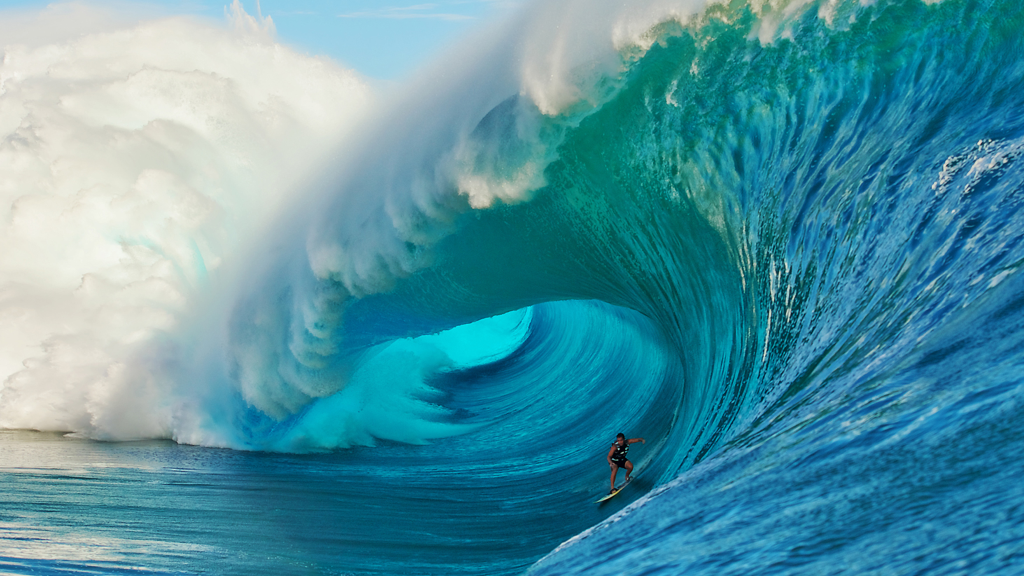
#> input picture tutorials/6.5_splitting_and_merging_channels/waves.jpg, 2048 x 1152 px (shown at 1/2 size)
$ python split_and_merge.py --image waves.jpg
#> lines starting #> are read from the running program, lines starting #| are printed output that depends on the picture
import cv2
import numpy as np
import argparse
import imutils

ap = argparse.ArgumentParser()
ap.add_argument("-i", "--image", required=True,
                help="Path to the image")
args = vars(ap.parse_args())

image = cv2.imread(args["image"])
#> image is the input picture: shape (1152, 2048, 3); mean B, G, R 162.8, 148.1, 80.3
# When we got a large image, we just be using imutils
resized_image = imutils.resize(image, width=500)
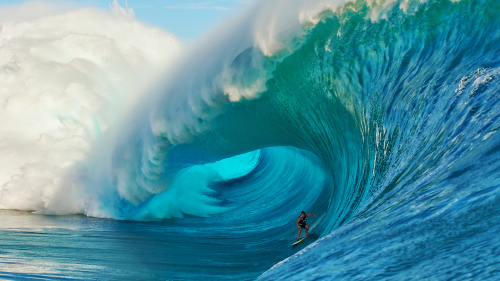
#> resized_image: shape (281, 500, 3); mean B, G, R 162.8, 148.1, 80.4
# cv2.imshow("Original", image)

# Get the RGB values
# Remember in OpenCV it's backwards (B, G, R)
(B, G, R) = cv2.split(resized_image)
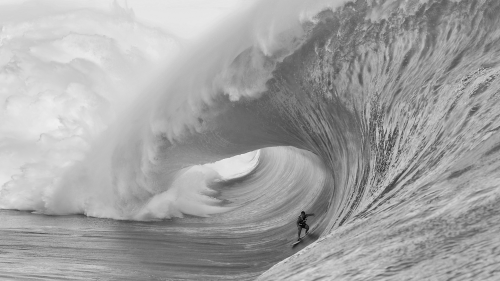
#> B: shape (281, 500); min 5, max 240, mean 162.8
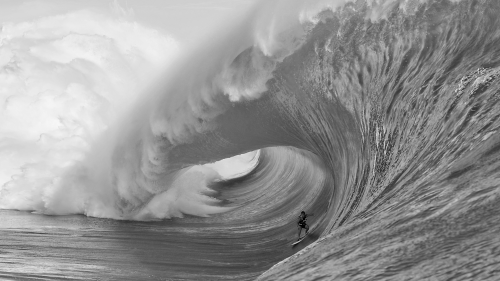
#> G: shape (281, 500); min 1, max 247, mean 148.1
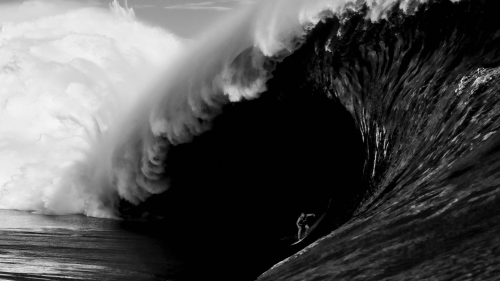
#> R: shape (281, 500); min 0, max 244, mean 80.4

cv2.imshow("Red", R)
cv2.imshow("Green", G)
cv2.imshow("Blue", B)
cv2.waitKey(0)

merged = cv2.merge([B, G, R])
cv2.imshow("Merged", merged)
cv2.waitKey(0)

# Showing the color in the channels
zeros = np.zeros(resized_image.shape[:2], dtype = "uint8")
cv2.imshow("Red", cv2.merge([zeros, zeros, R]))
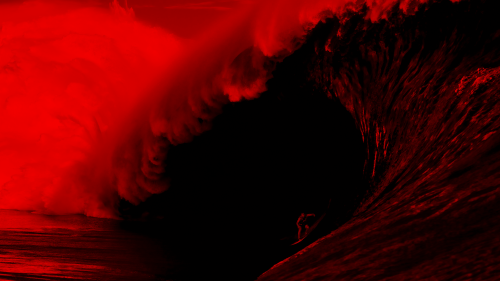
#> window 'Red': shape (281, 500, 3); mean B, G, R 0, 0, 80.4
cv2.imshow("Green", cv2.merge([zeros, G, zeros]))
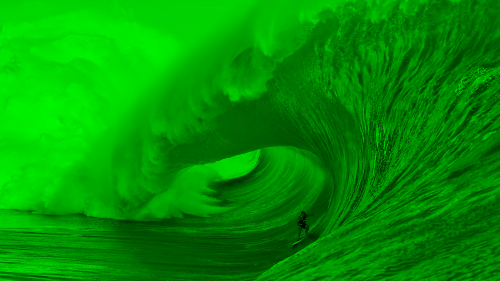
#> window 'Green': shape (281, 500, 3); mean B, G, R 0, 148.1, 0
cv2.imshow("Blue", cv2.merge([B, zeros, zeros]))
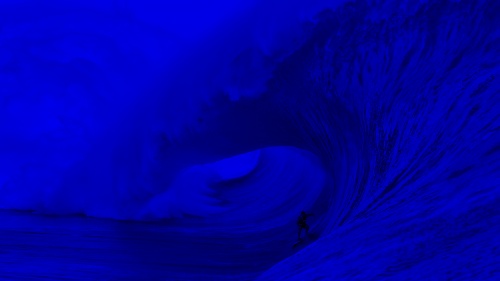
#> window 'Blue': shape (281, 500, 3); mean B, G, R 162.8, 0, 0
cv2.waitKey(0)

cv2.destroyAllWindows()
